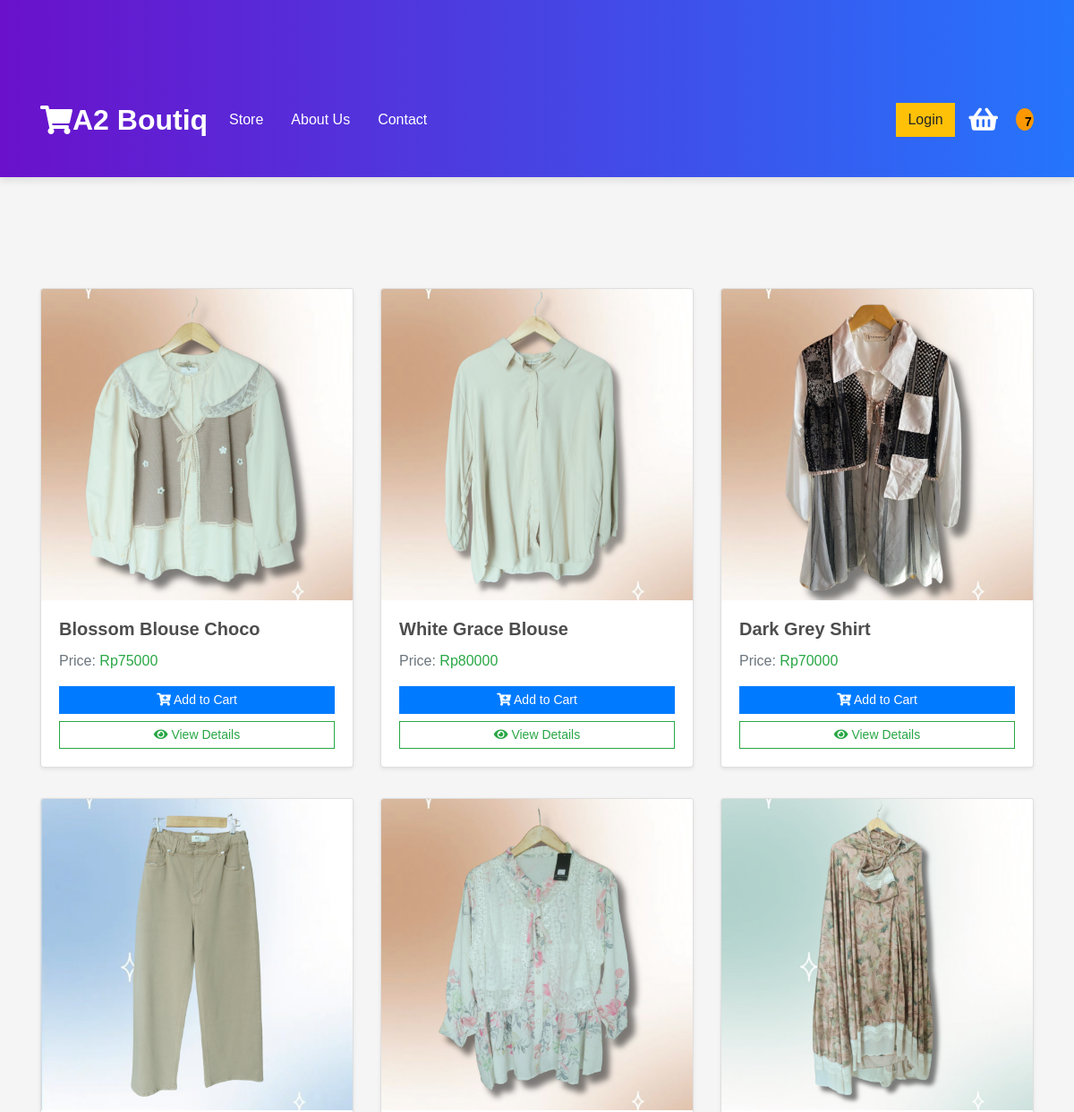
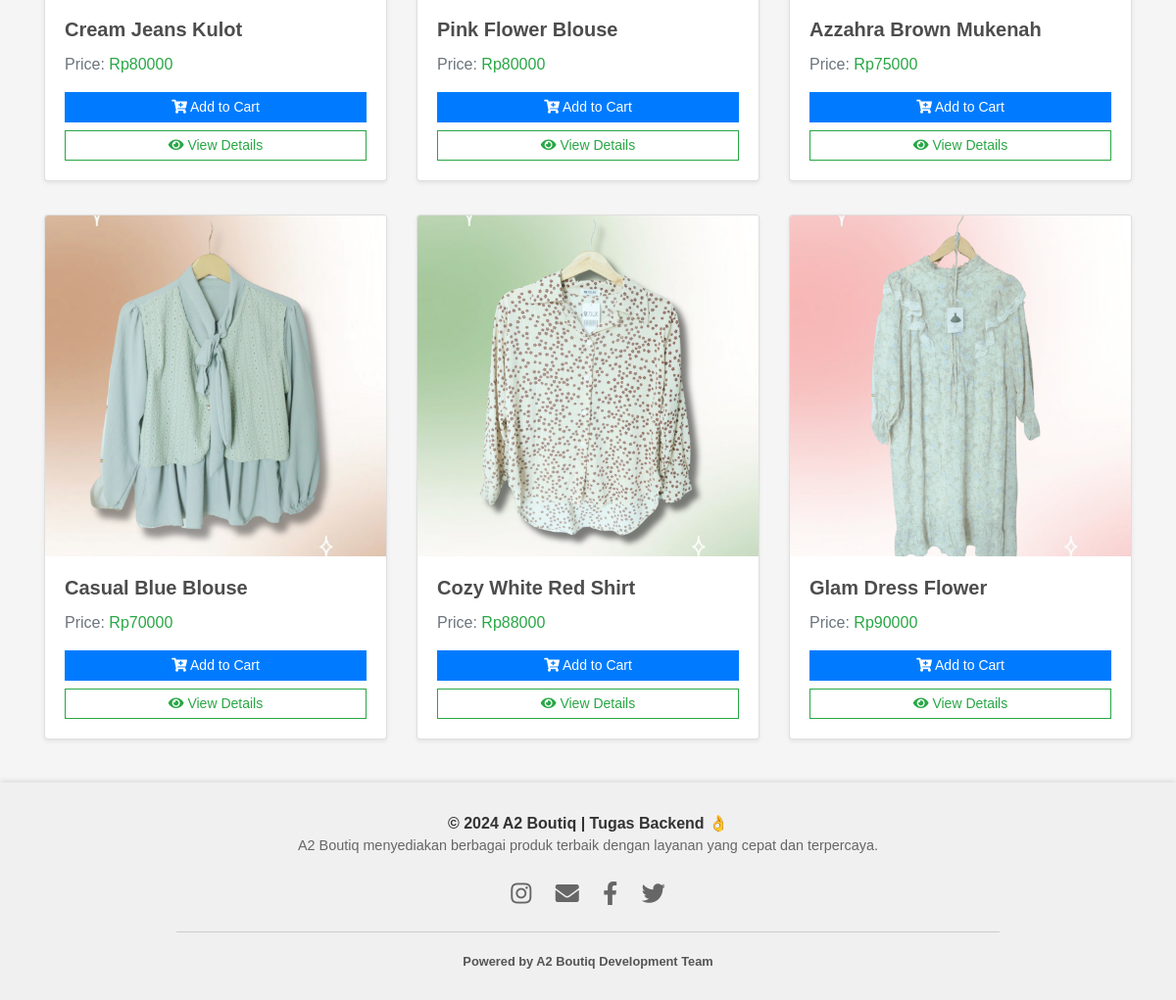
The app's page / (signed in) with its own data (2 pictures, top to bottom).
### apk/models.py (models this page shows, shortened)
class Product(models.Model):
    name = models.CharField(max_length=200, null=True)
    price = models.IntegerField()
    digital = models.BooleanField(default=False, null=True, blank=False)
    image = models.ImageField(null=True, blank=True, default='default.jpg')
    @property
    def imageURL(self):
        try:
            url = self.image.url
        except:
            url = ''
        return url

### apk/views.py (the view)
# urls.py: path('', views.apk, name="apk"),
def apk(request):
	data = cartData(request)
	cartItems = data['cartItems']
	order = data['order']
	items = data['items']
	products = Product.objects.all()
	context = {'products':products, 'cartItems':cartItems}
	return render(request, 'apk/apk.html', context)

### apk/models.py (called while the page is built)
    @property
    def get_cart_items(self):
        order_items = self.orderitem_set.all()
        total_items = sum([item.quantity for item in order_items])
        return total_items

### apk/utils.py (called while the page is built)
def cartData(request):
    if request.user.is_authenticated:
        customer = request.user.customer
        order, created = Order.objects.get_or_create(customer=customer, complete=False)
        items = order.orderitem_set.all()
        cartItems = order.get_cart_items  # Properti ini sekarang valid
    else:
        cookieData = cookieCart(request)
        cartItems = cookieData['cartItems']
        order = cookieData['order']
        items = cookieData['items']
    return {'cartItems': cartItems, 'order': order, 'items': items}

### apk/templates/apk/apk.html
{% extends 'apk/main.html' %}
{% load static %}
{% block content %}
<div class="row">
    {% for product in products %}
    <div class="col-lg-4 col-md-6 col-sm-12 mb-4">
        <div class="card shadow-sm h-100">
            <img class="card-img-top product-image" src="{{ product.imageURL }}" alt="{{ product.name }}">
            <div class="card-body d-flex flex-column">
                <h5 class="card-title"><strong>{{ product.name }}</strong></h5>
                <p class="card-text text-muted">Price: <span class="text-success">Rp{{ product.price }}</span></p>
                <div class="mt-auto">
                    <button data-product="{{ product.id }}" data-action="add"
                            class="btn btn-primary btn-sm update-cart w-100 mb-2">
                        <i class="fas fa-cart-plus"></i> Add to Cart
                    </button>
                    <a class="btn btn-outline-success btn-sm w-100" href="#">
                        <i class="fas fa-eye"></i> View Details
                    </a>
                </div>
            </div>
        </div>
    </div>
    {% endfor %}
</div>
{% endblock content %}

### static/css/main.css (style rules this page uses)
body { background-color: hsl(0, 0%, 98%); }
h1,h2,h3,h4,h5,h6 { color:hsl(0, 0%, 30%); }
.col-lg-4, .col-lg-6, .col-lg-8, .col-lg-12 { margin-top: 10px; }
.btn { border-radius: 0; }

### apk/templates/apk/main.html (style rules this page uses)
html, body { height: 100%; margin: 0; display: flex; flex-direction: column; font-family: 'Poppins', sans-serif; background-color: #f5f5f5; }

### records on screen
Product: imageURL (picture), name "Blossom Blouse Choco", price "75000"
Product: imageURL (picture), name "White Grace Blouse", price "80000"
Product: imageURL (picture), name "Dark Grey Shirt", price "70000"
Product: imageURL (picture), name "Cream Jeans Kulot", price "80000"
Product: imageURL (picture), name "Pink Flower Blouse", price "80000"
Product: imageURL (picture), name "Azzahra Brown Mukenah", price "75000"
Product: imageURL (picture), name "Casual Blue Blouse", price "70000"
Product: imageURL (picture), name "Cozy White Red Shirt", price "88000"
Product: imageURL (picture), name "Glam Dress Flower", price "90000"

### other values on screen
{{ cartItems|default:0 }} "7"
